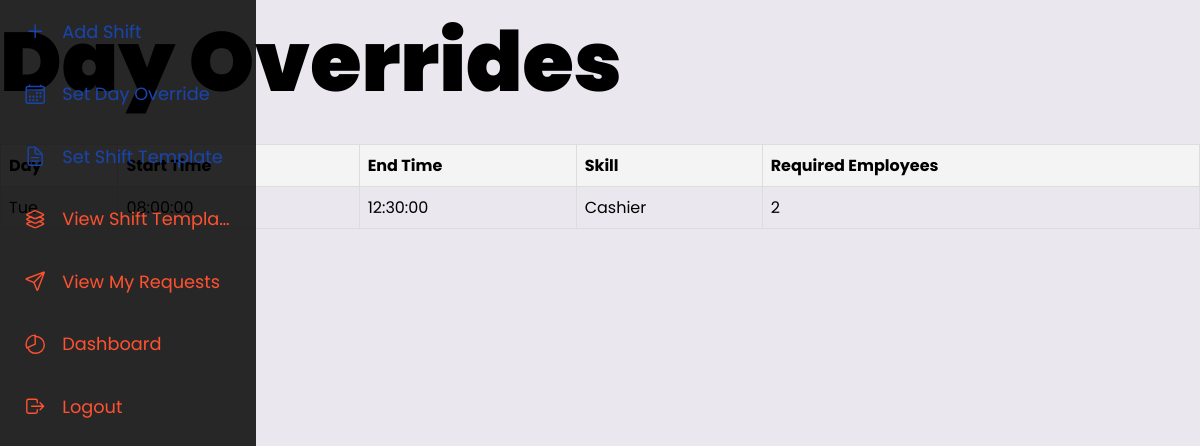
The app's page /view_day_overrides (signed in), older data.
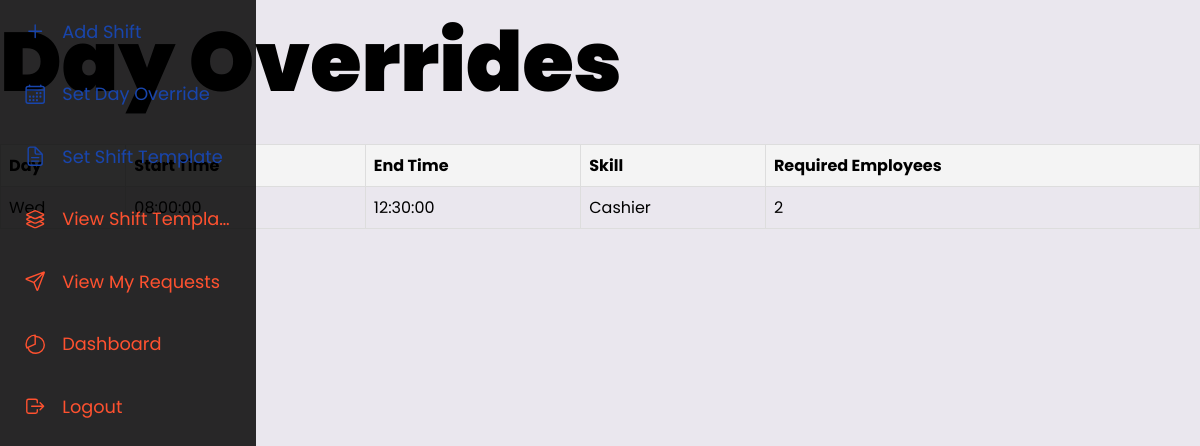
The same page, newer data.
### app.py (models this page shows)
class DaySpecificOverride(db.Model):
    __tablename__ = 'day_specific_override'
    id = db.Column(db.Integer, primary_key=True)
    day = db.Column(db.String(50), nullable=False)
    start_time = db.Column(db.Time, nullable=False)
    end_time = db.Column(db.Time, nullable=False)
    skill = db.Column(db.String(100), nullable=False)
    required_employees = db.Column(db.Integer, nullable=False)

### app.py (the view)
@app.route('/view_day_overrides')
def view_day_overrides():
    if current_user.role != 'manager':
        flash("Access Denied: Only managers can set day overrides.")
        return redirect(url_for('home'))
    day_overrides = DaySpecificOverride.query.all()
    return render_template('view_day_overrides.html', day_overrides=day_overrides)

### app.py (called while the page is built)
@login_manager.user_loader
def load_user(user_id):
	return Users.query.get(int(user_id))

### templates/view_day_overrides.html (shortened to what this page needs)
<!DOCTYPE html>
<html lang="en">
<head>
    <link rel="stylesheet" href="/static/css/style.css">
</head>
<body>
    {% include 'navbar.html' %}
    <h1>Day Overrides</h1>
    {% if day_overrides %}
        <table>
            <thead>
                <tr>
                    <th>Day</th>
                    <th>Start Time</th>
                    <th>End Time</th>
                    <th>Skill</th>
                    <th>Required Employees</th>
                </tr>
            </thead>
            <tbody>
                {% for override in day_overrides %}
                    <tr>
                        <td>{{ override.day }}</td>
                        <td>{{ override.start_time }}</td>
                        <td>{{ override.end_time }}</td>
                        <td>{{ override.skill }}</td>
                        <td>{{ override.required_employees }}</td>
                    </tr>
                {% endfor %}
            </tbody>
        </table>
    {% else %}
        <p>No day overrides found. Please add an override first.</p>
    {% endif %}
</body>
</html>

Row changes from the older to the newer data that the page shows:
changed DaySpecificOverride "Cashier": day "Tue" → "Wed"
